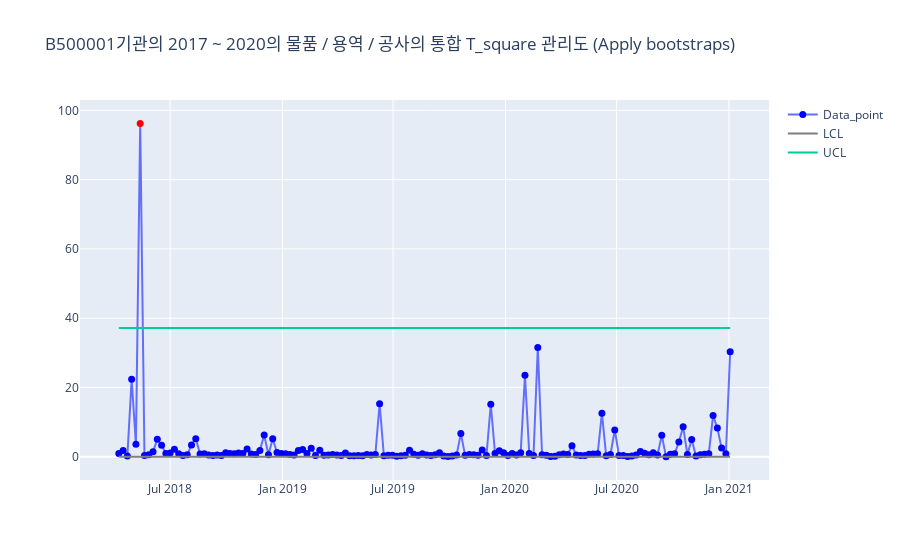
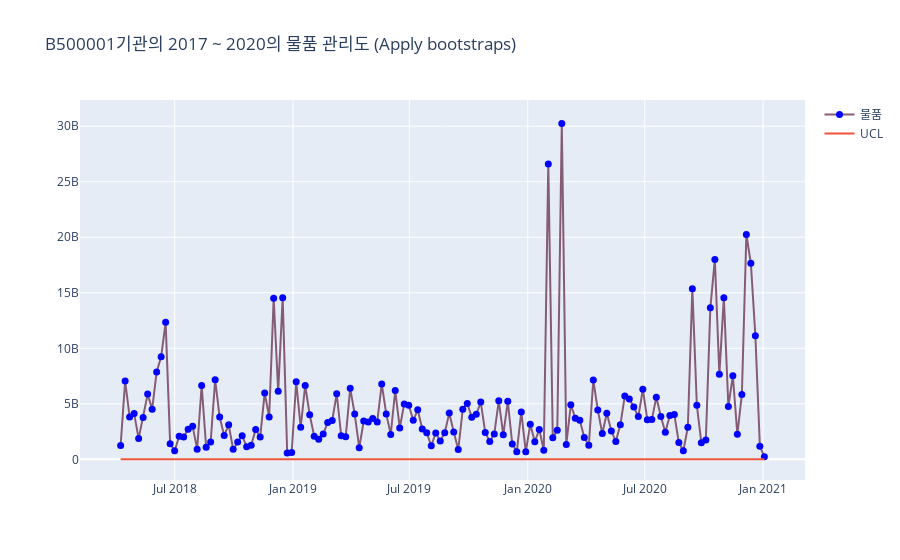
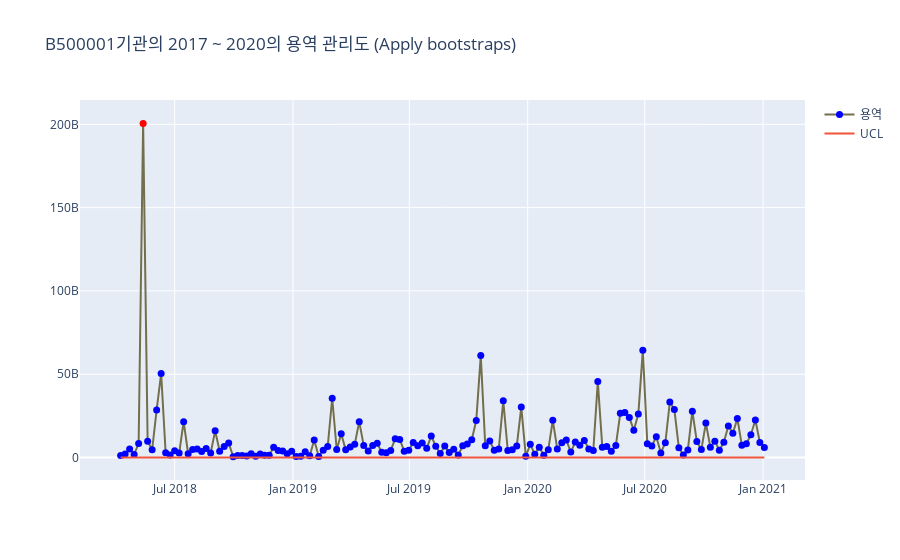
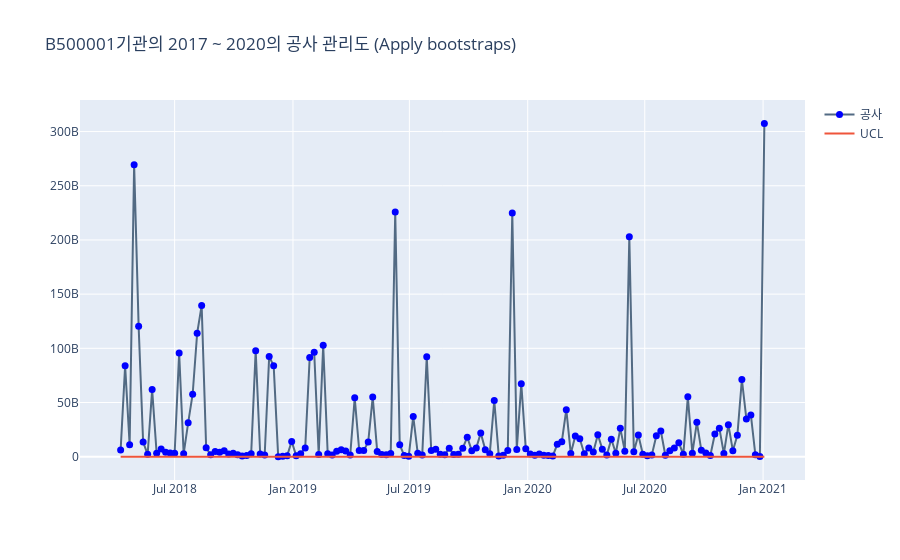

The cell these charts' notebook holds for them, in order:
### Code cell
a, b ,problem_row , total,f,df_공사_1w ,lst_problem_공사,df_T_square_Text,df_t,s= t_square_interpret('B500001',alpha=0.01,bs_size=1000)
s

### Figure 1 — Plotly figure (JSON) as saved in the notebook; plotly's stock layout.template omitted (floating-point values rounded to 4 significant figures; data arrays with more than 128 entries replaced by an {"elided": "..."} marker saying what was removed)
{"data": [{"marker": {"color": {"elided": "144 str values"}, "size": 7}, "mode": "lines+markers", "name": "Data_point", "text": {"elided": "144 str values"}, "type": "scatter", "x": {"elided": "144 str values"}, "y": {"elided": "144 float values"}}, {"marker": {"color": "gray"}, "mode": "lines", "name": "LCL", "type": "scatter", "x": {"elided": "144 str values"}, "y": {"elided": "144 int values"}}, {"mode": "lines", "name": "UCL", "type": "scatter", "x": {"elided": "144 str values"}, "y": {"elided": "144 float values"}}], "layout": {"title": {"text": "B500001기관의 2017 ~ 2020의 물품 / 용역 / 공사의 통합 T_square 관리도 (Apply bootstraps)"}}}

### Figure 2 — Plotly figure (JSON) as saved in the notebook; plotly's stock layout.template omitted (floating-point values rounded to 4 significant figures; data arrays with more than 128 entries replaced by an {"elided": "..."} marker saying what was removed)
{"data": [{"line": {"color": "rgb(133, 92, 117)"}, "marker": {"color": {"elided": "144 str values"}, "size": 7}, "mode": "lines+markers", "name": "물품", "text": {"elided": "144 str values"}, "type": "scatter", "x": {"elided": "144 str values"}, "y": {"elided": "144 int values"}}, {"mode": "lines", "name": "UCL", "type": "scatter", "x": {"elided": "144 str values"}, "y": {"elided": "144 int values"}}], "layout": {"title": {"text": "B500001기관의 2017 ~ 2020의 물품 관리도 (Apply bootstraps)"}}}

### Figure 3 — Plotly figure (JSON) as saved in the notebook; plotly's stock layout.template omitted (floating-point values rounded to 4 significant figures; data arrays with more than 128 entries replaced by an {"elided": "..."} marker saying what was removed)
{"data": [{"line": {"color": "rgb(115, 111, 76)"}, "marker": {"color": {"elided": "144 str values"}, "size": 7}, "mode": "lines+markers", "name": "용역", "text": {"elided": "144 str values"}, "type": "scatter", "x": {"elided": "144 str values"}, "y": {"elided": "144 int values"}}, {"mode": "lines", "name": "UCL", "type": "scatter", "x": {"elided": "144 str values"}, "y": {"elided": "144 int values"}}], "layout": {"title": {"text": "B500001기관의 2017 ~ 2020의 용역 관리도 (Apply bootstraps)"}}}

### Figure 4 — Plotly figure (JSON) as saved in the notebook; plotly's stock layout.template omitted (floating-point values rounded to 4 significant figures; data arrays with more than 128 entries replaced by an {"elided": "..."} marker saying what was removed)
{"data": [{"line": {"color": "rgb(82, 106, 131)"}, "marker": {"color": {"elided": "144 str values"}, "size": 7}, "mode": "lines+markers", "name": "공사", "text": {"elided": "144 str values"}, "type": "scatter", "x": {"elided": "144 str values"}, "y": {"elided": "144 int values"}}, {"mode": "lines", "name": "UCL", "type": "scatter", "x": {"elided": "144 str values"}, "y": {"elided": "144 int values"}}], "layout": {"title": {"text": "B500001기관의 2017 ~ 2020의 공사 관리도 (Apply bootstraps)"}}}
